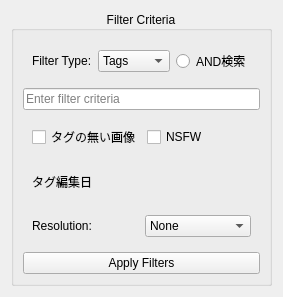
<?xml version="1.0" encoding="UTF-8"?>
<ui version="4.0">
 <class>TagFilterWidget</class>
 <widget class="QWidget" name="TagFilterWidget">
  <property name="geometry">
   <rect>
    <x>0</x>
    <y>0</y>
    <width>269</width>
    <height>277</height>
   </rect>
  </property>
  <property name="windowTitle">
   <string>Form</string>
  </property>
  <layout class="QVBoxLayout" name="verticalLayout">
   <item>
    <widget class="QGroupBox" name="filterGroupBox">
     <property name="sizePolicy">
      <sizepolicy hsizetype="Expanding" vsizetype="Expanding">
       <horstretch>0</horstretch>
       <verstretch>0</verstretch>
      </sizepolicy>
     </property>
     <property name="title">
      <string>Filter Criteria</string>
     </property>
     <property name="alignment">
      <set>Qt::AlignmentFlag::AlignCenter</set>
     </property>
     <layout class="QVBoxLayout">
      <item>
       <widget class="QWidget" name="filterTypeWidget" native="true">
        <layout class="QHBoxLayout" name="filterTypeLayout">
         <item>
          <widget class="QLabel" name="filterTypeLabel">
           <property name="text">
            <string>Filter Type:</string>
           </property>
          </widget>
         </item>
         <item>
          <widget class="QComboBox" name="filterTypeComboBox">
           <item>
            <property name="text">
             <string>Tags</string>
            </property>
           </item>
           <item>
            <property name="text">
             <string>Caption</string>
            </property>
           </item>
          </widget>
         </item>
         <item>
          <widget class="QRadioButton" name="andRadioButton">
           <property name="text">
            <string>AND検索</string>
           </property>
          </widget>
         </item>
        </layout>
       </widget>
      </item>
      <item>
       <widget class="QLineEdit" name="filterLineEdit">
        <property name="placeholderText">
         <string>Enter filter criteria</string>
        </property>
       </widget>
      </item>
      <item>
       <widget class="QWidget" name="taggingFilter" native="true">
        <layout class="QHBoxLayout" name="horizontalLayout_2">
         <item>
          <widget class="QCheckBox" name="noTagscheckBox">
           <property name="text">
            <string>タグの無い画像</string>
           </property>
          </widget>
         </item>
         <item>
          <widget class="QCheckBox" name="NSFWcheckBox">
           <property name="text">
            <string>NSFW</string>
           </property>
          </widget>
         </item>
        </layout>
       </widget>
      </item>
      <item>
       <widget class="QWidget" name="countRangeWidget" native="true">
        <property name="inputMethodHints">
         <set>Qt::InputMethodHint::ImhNone</set>
        </property>
        <layout class="QHBoxLayout" name="horizontalLayout">
         <item>
          <widget class="QLabel" name="tagUpdateatLabel">
           <property name="text">
            <string>タグ編集日</string>
           </property>
          </widget>
         </item>
         <item>
          <widget class="QWidget" name="countRangeSlide" native="true"/>
         </item>
        </layout>
       </widget>
      </item>
      <item>
       <widget class="QWidget" name="resolutionWidget" native="true">
        <layout class="QHBoxLayout" name="resolutionLayout">
         <item>
          <widget class="QLabel" name="resolutionLabel">
           <property name="text">
            <string>Resolution:</string>
           </property>
          </widget>
         </item>
         <item>
          <widget class="QComboBox" name="resolutionComboBox">
           <item>
            <property name="text">
             <string>None</string>
            </property>
           </item>
           <item>
            <property name="text">
             <string>512x512</string>
            </property>
           </item>
           <item>
            <property name="text">
             <string>768x768</string>
            </property>
           </item>
           <item>
            <property name="text">
             <string>1024x1024</string>
            </property>
           </item>
          </widget>
         </item>
        </layout>
       </widget>
      </item>
      <item>
       <widget class="QPushButton" name="applyFilterButton">
        <property name="text">
         <string>Apply Filters</string>
        </property>
       </widget>
      </item>
     </layout>
    </widget>
   </item>
  </layout>
 </widget>
 <resources/>
 <connections/>
</ui>
